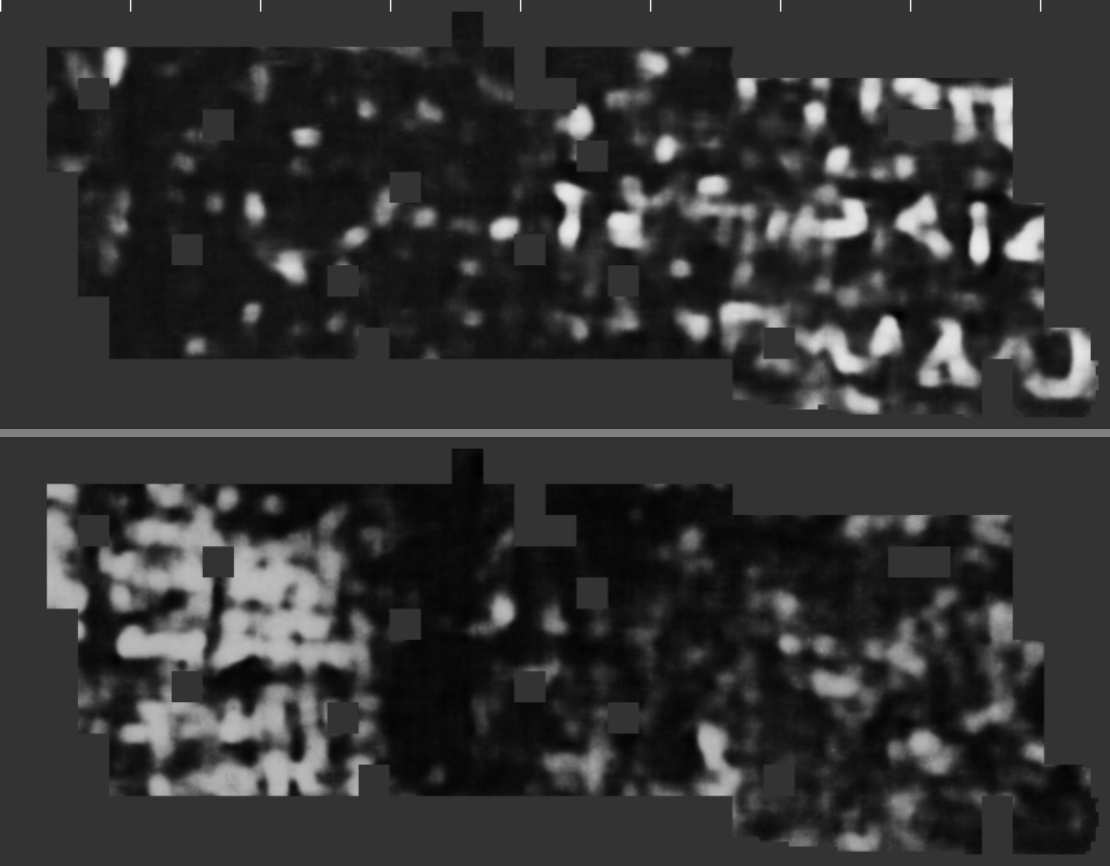
#> input picture progress_prize_nov2026/img/T1_fw033_studio_desc_full.jpg, 1110 x 866 px
$ python cmp.py ../../../../progress_prize_nov2026/img/T1_fw033_studio_desc_full.jpg ../../../../progress_prize_nov2026/img/T1_gp_studio.jpg
#> lines starting #> are read from the running program, lines starting #| are printed output that depends on the picture; after the words box and inside, x2 and y2 are one past the last pixel; in counts of white or black regions, pixels touching at a corner belong together
#!/usr/bin/env python3
"""cmp.py REF.tif OUTDIR MAP [MAP ...]  : correlate maps with the reference (winner raw TIFF).
Each MAP: .tif/.png/.npy (2D). Both binned 4x (mean) over the common area; the 8 dihedral variants and
integer shifts of +-3 binned px are tried; best r reported. Also writes 1/4-scale PNGs (p1-p99.5 stretch)."""
import sys, os, json, numpy as np, tifffile
from PIL import Image
Image.MAX_IMAGE_PIXELS = None

def load(p):
    if p.endswith('.npy'): a = np.load(p).astype(np.float32)
    elif p.endswith(('.tif', '.tiff')): a = tifffile.imread(p).astype(np.float32)
    else: a = np.asarray(Image.open(p).convert('L'), np.float32)
    while a.ndim > 2: a = a[0]
    return a

def bin4(a):
    h, w = a.shape[0] // 4 * 4, a.shape[1] // 4 * 4
#> h = 864; w = 1108
    return a[:h, :w].reshape(h // 4, 4, w // 4, 4).mean((1, 3))
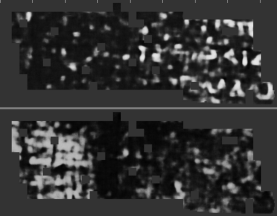
#> returned value: shape (216, 277) float32; min 2.06, max 234.1, mean 51.4
#> `rm = R > 0`: rm: shape (216, 277) bool; every value is 1

def png(a, path, m=None):
    v = a[m] if m is not None and m.any() else a.ravel()
    lo, hi = np.percentile(v, (1, 99.5))
#> lo = 8.38; hi = 215.1
    Image.fromarray((np.clip((a - lo) / max(hi - lo, 1e-6), 0, 1) * 255).astype(np.uint8)).save(path)
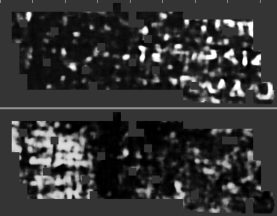
#> saved as ref_q.png: PIL image 277x216 L; min 0, max 255, mean 52.5

ref_p, out = sys.argv[1], sys.argv[2]; os.makedirs(out, exist_ok=True)
R = bin4(load(ref_p)); rm = R > 0
png(R, f'{out}/ref_q.png', rm)
res = {}
for p in sys.argv[3:]:
    try:
        A = bin4(load(p))
    except Exception as e:
        res[p] = {'err': repr(e)}; continue
    best = (-2, None)
    for k in range(8):
        B = np.rot90(A, k % 4); B = B[:, ::-1] if k >= 4 else B
        h, w = min(B.shape[0], R.shape[0]), min(B.shape[1], R.shape[1])
        if min(h, w) < 0.8 * min(R.shape): continue
        for dy in range(-3, 4):
            for dx in range(-3, 4):
                r0, r1 = max(0, dy), min(h, h + dy); c0, c1 = max(0, dx), min(w, w + dx)
                a = R[r0:r1, c0:c1]; b = B[r0 - dy:r1 - dy, c0 - dx:c1 - dx]; m = (a > 0) & (b > 0)
                if m.sum() < 1000: continue
                r = float(np.corrcoef(a[m], b[m])[0, 1])
                if r > best[0]: best = (r, (k, dy, dx), b)
    if best[1] is None:
        res[p] = {'err': 'no overlap', 'shape': A.shape}; continue
    res[p] = {'r': round(best[0], 4), 'variant': best[1], 'shape4': list(A.shape)}
    name = os.path.basename(os.path.dirname(p)) + '__' + os.path.splitext(os.path.basename(p))[0]
    png(best[2], f'{out}/{name}_q.png', best[2] > 0)
    print(f'{best[0]:.4f} {best[1]} {p}', flush=True)
json.dump(res, open(f'{out}/cmp.json', 'w'), indent=1)
